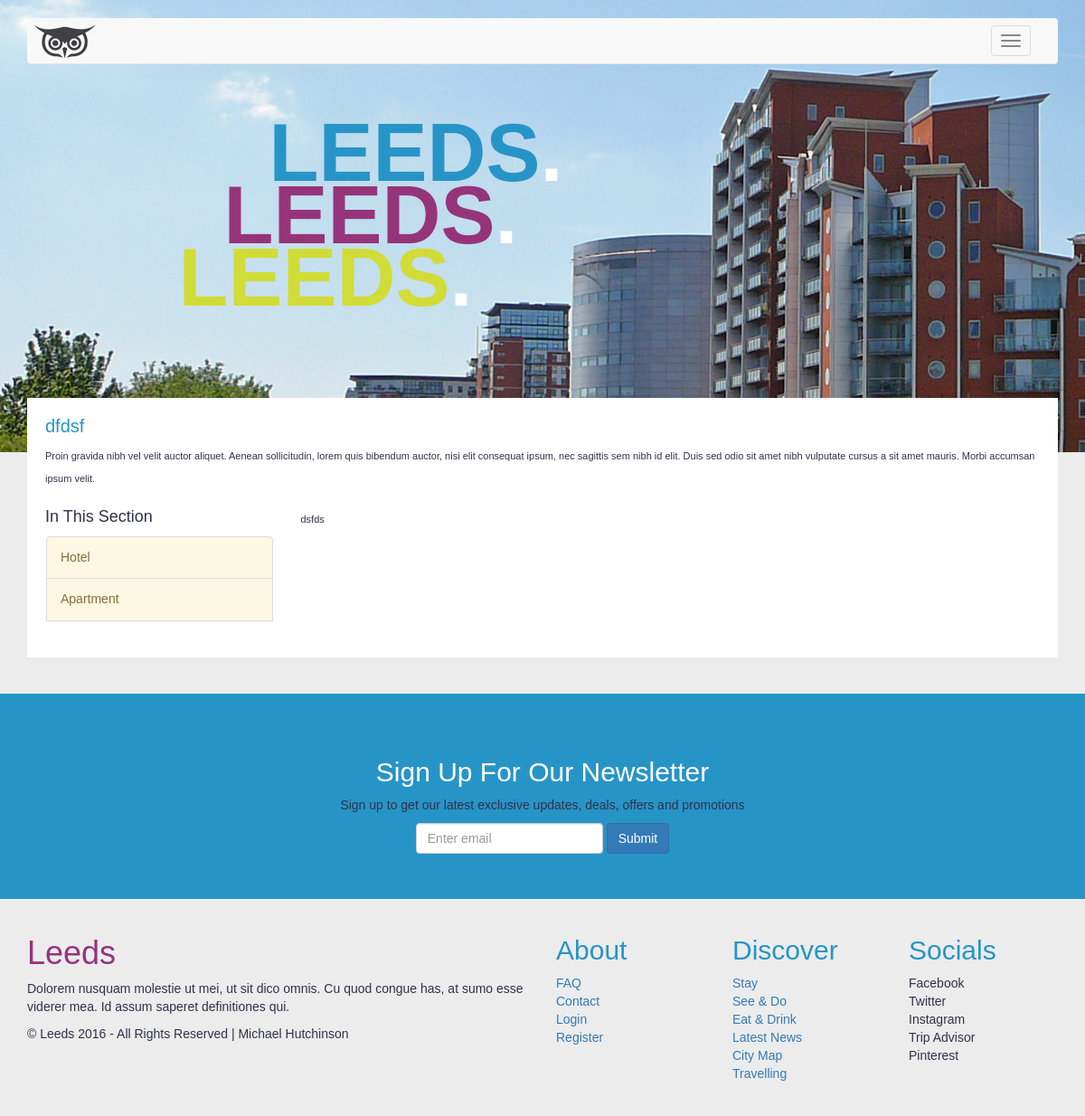
The page /stay/page/1 on the database its author committed.
### tables this page shows
CREATE TABLE IF NOT EXISTS `section_sub_category` (
  `id` int(11) NOT NULL AUTO_INCREMENT,
  `name` varchar(250) NOT NULL,
  `title` varchar(250) NOT NULL,
  `body` varchar(10000) NOT NULL,
  `section_category_id` int(11) NOT NULL,
  `section_id` int(11) NOT NULL,
  PRIMARY KEY (`id`)
);

CREATE TABLE IF NOT EXISTS `section_category` (
  `id` int(11) NOT NULL AUTO_INCREMENT,
  `name` varchar(250) NOT NULL,
  `section_id` int(11) NOT NULL,
  PRIMARY KEY (`id`)
);

### application/controllers/Stay.php (called while the page is built, shortened)
<?php
class Stay extends CI_Controller {
	function __construct() {
        $this->load->model('stay_model');
    	$this->load->view('main/page_components/head-tags');
    	$this->load->view('main/page_components/header');
        $this->load->view('main/page_components/navbar');
    }
    public function page($id = null)
    {
        $data['left_nav_headings'] = $this->stay_model->get_left_nav_headings();
        foreach ($data['left_nav_headings'] as $left_nav_heading) {
            $data['left_nav_sub_headings'][] = $this->stay_model->get_left_nav_sub_headings($left_nav_heading->id);
        }
        if(isset($id)) {
            $page = $this->stay_model->get_stay($id);
            if(!empty($page)) {
                $data['rows'] = $this->stay_model->get_stay($id);
                $this->load->view('main/single_stay', $data);
                $this->load->view('main/page_components/footer-tags');
                $this->load->view('main/page_components/footer');
            }
            else {
                redirect('stay');
            }
        }
        else
        redirect('stay');
    }
}

### index.php (called while the page is built, shortened)
<?php
require_once BASEPATH.'core/CodeIgniter.php';

### application/models/Stay_model.php (called while the page is built, shortened)
<?php
class Stay_model extends CI_Model {
    public function __construct() {
		$this->pdo = $this->load->database('pdo', true);
	}
	public function get_left_nav_headings() {
		$query = $this->pdo->query("SELECT * FROM section_category WHERE section_id = (SELECT id FROM section WHERE name = 'Stay')");
		$result = $query->result();
		if($query) return $result;
	  	else return false;
	}
	public function get_stay($id) {
		$stmt="SELECT * FROM section_sub_category WHERE id = ? AND section_id = '1'";
	    $query = $this->pdo->query($stmt, $id);
		if($query->num_rows() == 1) {
   			$row = $query->row();
   			return $row;
   		}
   		else return false;
	}
}
?>

### application/views/main/single_stay.php (the view)
<section id="boxes">
<div class="content">
  <div class="container">
    <div class="row">
      <div class="col-xs-12 col-sm-12 col-md-12 boxes">
        <div class="white-background overflow-hidden">
            <div class="col-xs-12 col-sm-12 padding0">
              <div class="padding20 box-text">
                <h2><span class="blue"><?php echo $rows->title; ?></span></h2>
                  <p>Proin gravida nibh vel velit auctor aliquet. Aenean sollicitudin, lorem quis bibendum auctor, nisi elit consequat ipsum, nec sagittis sem nibh id elit. Duis sed odio sit amet nibh vulputate cursus a sit amet mauris. Morbi accumsan ipsum velit.</p>
    <div class="row">
        <div class="col-md-3">
            <?php $this->load->view('main/page_components/stay_left_navbar'); ?>
        </div>
        <div class="col-md-9">
        <?php echo "<p>".$rows->body."</p>";   ?>
        </div>
    </div>
              </div>
            </div>
        </div>
      </div>
    </div>
  </div>
  </div>
</section>

### application/views/main/page_components/stay_left_navbar.php (shortened to what this page needs)
<div id="MainMenu">
    <div class="side-header">
        <h4>In This Section</h4>
    </div>
  <div class="list-group panel">
    <?php
    foreach($left_nav_headings as $left_nav_heading) { ?>
    <a href="#<?php echo $left_nav_heading->id; ?>" class="list-group-item list-group-item-warning" data-toggle="collapse" data-parent="#MainMenu"><?php echo $left_nav_heading->name; ?></a>
    <?php } ?>
  </div>
</div>

### assets/css/style.css (style rules this page uses)
body { font-family: 'Montserrat', sans-serif; color: #2f334a; background-color: #ececec; background-repeat: repeat; background-position: center top; }
.blue { color: #2794c7; }
.white-background { background-color: #fff; }
.content { margin-top: -120px; }
.boxes { margin-bottom: 40px; }
.padding0 { padding: 0; }
.overflow-hidden { overflow: hidden; }
.box-text { line-height: 1.8em; height: 100%; }
.padding20 { padding: 20px; }

### rows shown on the page
section_sub_category: title "dfdsf", body "dsfds"
section_category: name "Hotel"
section_category: name "Apartment"
